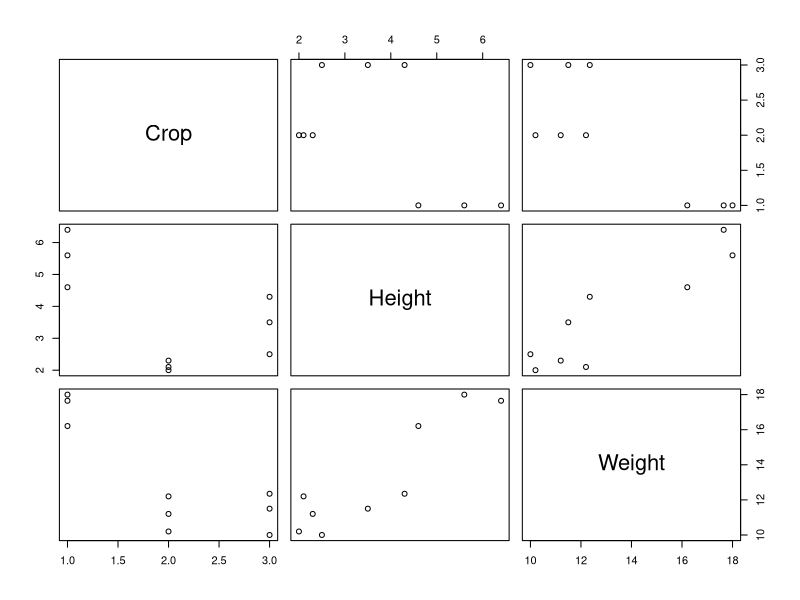
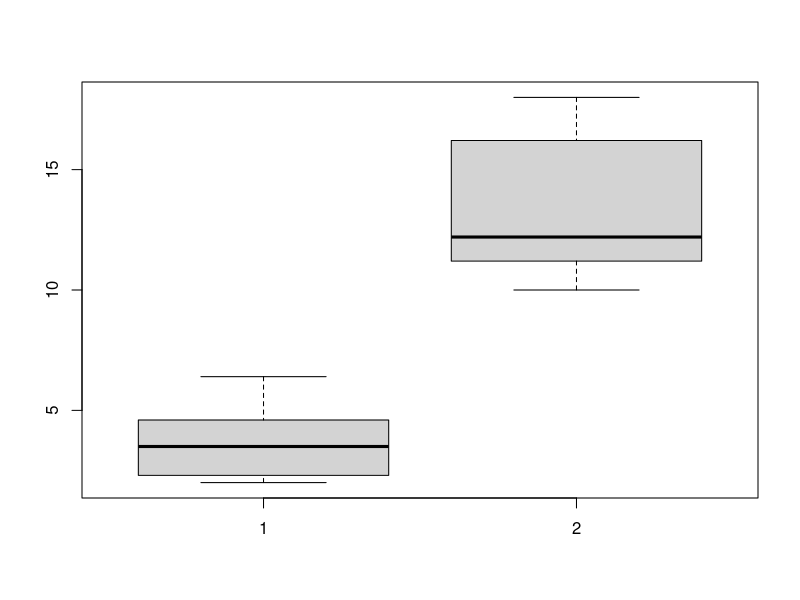

Here is the R script that generated these plots, in order: (Note: this script raises an error after producing the figures.)
# day_2
library(readxl)

my_data <- read_excel("data.xlsx", sheet = "data", 
                      col_types = c("text", "numeric", "numeric"))
View(my_data)

# now lets see the structure
# str is a function and applying to my_data

str(my_data)

# lets check the head of data
head(my_data)
tail(my_data)

# let see how does we plot

plot(my_data)
# let make box plot remember it will be between two variables
# remember argument first or x-axis first
# boxplot is different for two same variable(numeric, numeric,) and diferent
# with two different variables (texet, numeric)

boxplot(my_data$Height, my_data$Weight)
boxplot(my_data$Crop, my_data$Height)


boxplot(my_data$Height~ my_data$Crop)

